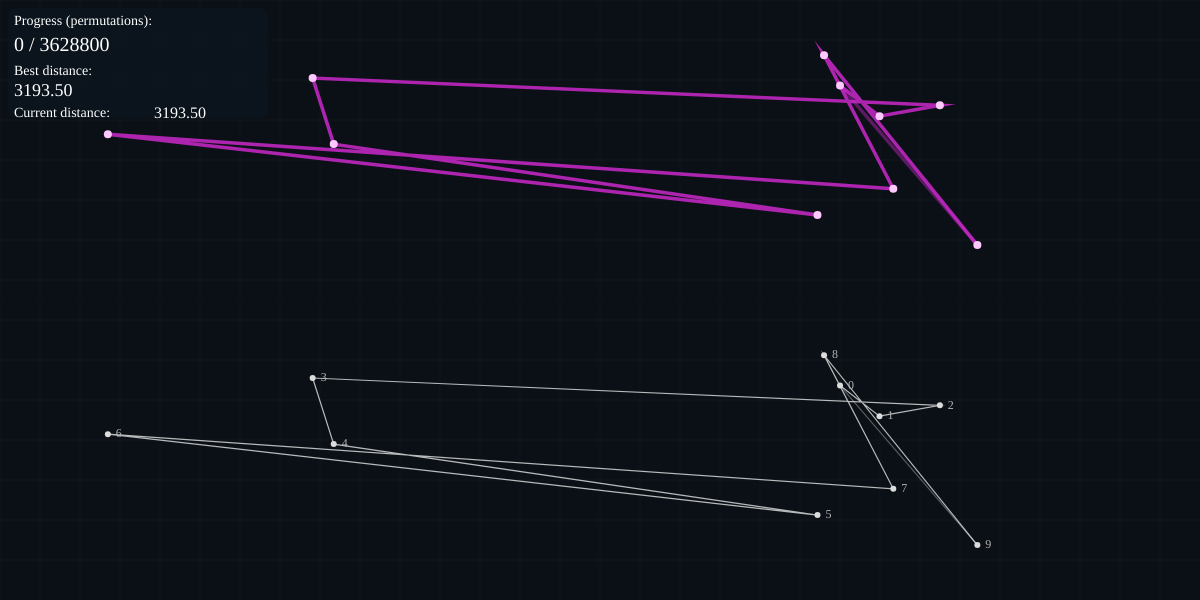
Frame 1 (no input)
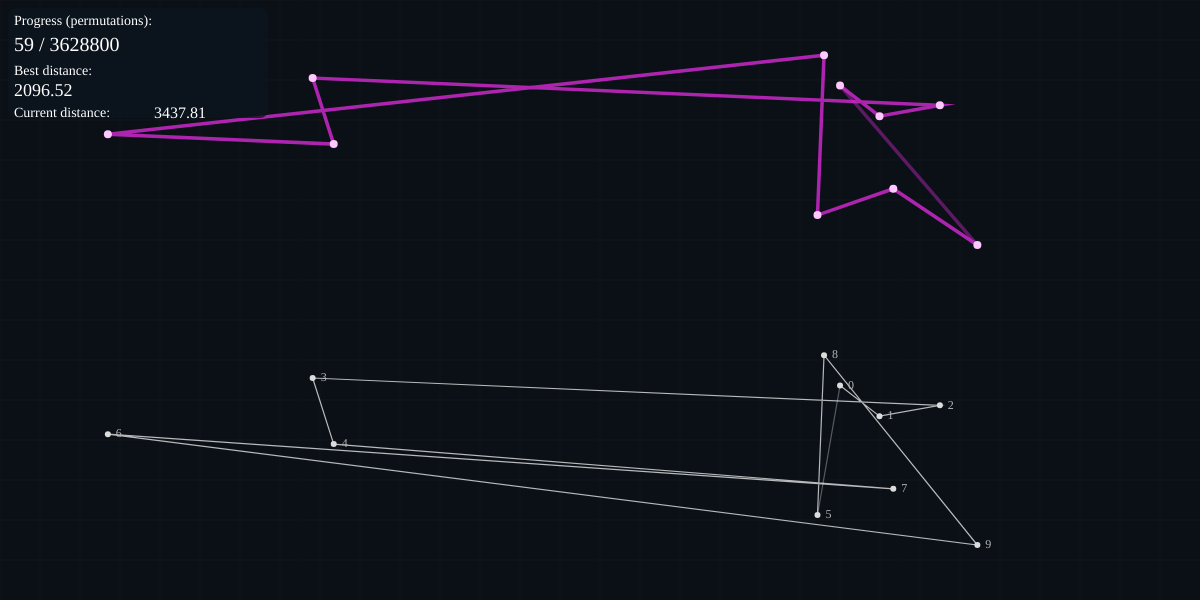
Frame 60 (no input)
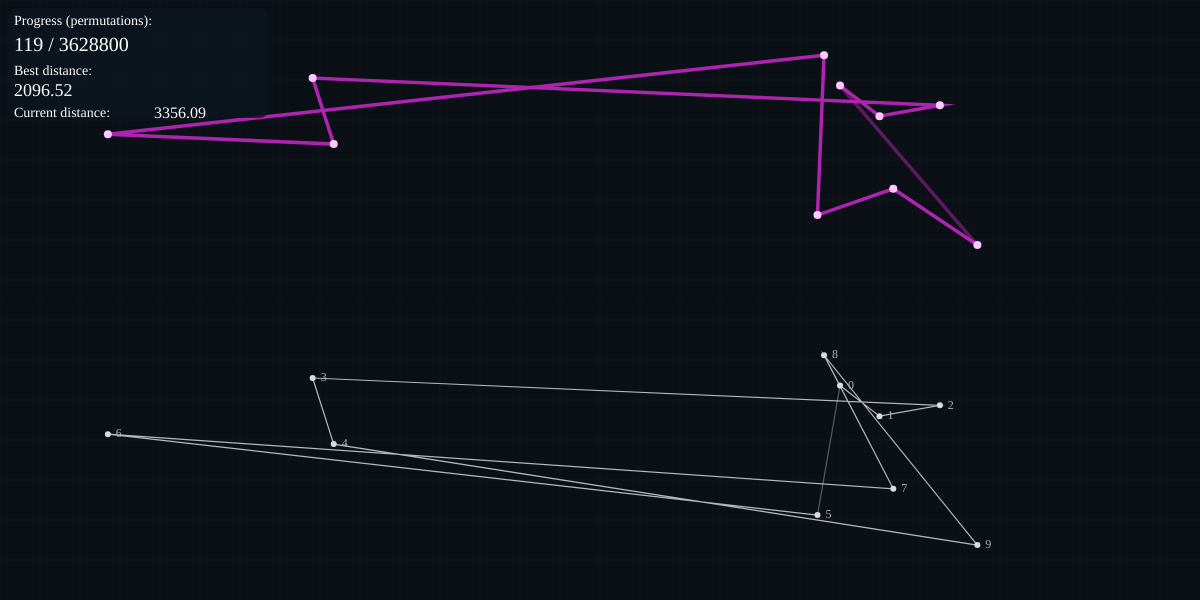
Frame 120 (the mouse pressed at the canvas centre since frame 60)

The p5.js sketch that drew these frames (run headless with seeded random() and noise() and a simulated clock; from frame 60 on, the mouse is pressed at the canvas centre):

// p5.js sketch
// ── sketch.js
// TSP (lexicographic order) — visuals enhanced, layout-friendly
// Algorithm logic kept as originally provided (next lexicographic permutation)

let cities = [];
let maxCities = 10;

let order = [];
let totalPermutation;
let count = 0;

let recordDistance;
let bestEver;

let canvasContainer; // DOM container
let canvasW, canvasH;

function setup() {
  // attach canvas to the right column container and size to it
  canvasContainer = document.getElementById('canvas-container');
  if (!canvasContainer) {
    canvasContainer = document.createElement('div');
    canvasContainer.id = 'canvas-container';
    document.body.appendChild(canvasContainer);
  }
  // use container's inner size
  canvasW = canvasContainer.clientWidth || 600;
  canvasH = canvasContainer.clientHeight || 600;

  // create canvas sized to fill the right column
  var cnv = createCanvas(canvasW, canvasH);
  cnv.parent('canvas-container');

  // initialize
  intializeCities();
  initializeOrder();

  recordDistance = calDistance(cities, order); // Initialize the record distance
  bestEver = order.slice(); // Store the best path
  totalPermutation = factorial(maxCities); // Compute total permutations

  // show actual city count in the left card
  const cityCountEl = document.getElementById('city-count');
  if (cityCountEl) cityCountEl.textContent = maxCities;
  textFont('Helvetica, Arial, sans-serif');
}

function windowResized() {
  // keep canvas sized to container
  if (canvasContainer) {
    canvasW = canvasContainer.clientWidth || 600;
    canvasH = canvasContainer.clientHeight || 600;
    resizeCanvas(canvasW, canvasH);
  }
}

function draw() {
  // subtle background grid for context
  background(10, 16, 22);
  drawGrid();

  // Draw best path at top area (magenta, bold)
  drawBestPath();

  // Draw current path at lower half (white thin)
  drawCurrentPath();

  // show cities on both halves
  drawCities();

  // compute distances and possibly update best
  let currentDist = calDistance(cities, order);
  if (currentDist < recordDistance) {
    recordDistance = currentDist;
    bestEver = order.slice(); // Update best ever path
  }

  // show textual info overlay
  displayProgress(currentDist);

  // next permutation
  generateNextOrder();
}

/* ----- Drawing helpers ----- */

function drawGrid() {
  stroke(255, 255, 255, 6);
  strokeWeight(1);
  for (let x = 0; x < width; x += 40) {
    line(x, 0, x, height);
  }
  for (let y = 0; y < height; y += 40) {
    line(0, y, width, y);
  }
  noStroke();
}

function intializeCities() {
  cities = [];
  // place cities in upper half and we'll mirror them for lower half drawing using same coords
  for (var i = 0; i < maxCities; i++) {
    let v = createVector(random(40, width - 40), random(40, height / 2 - 40));
    cities[i] = v;
  }
}

function initializeOrder() {
  order = [];
  for (var i = 0; i < maxCities; i++) {
    order.push(i);
  }
}

function drawCities() {
  // draw city markers for both top and bottom views
  for (let i = 0; i < cities.length; i++) {
    const c = cities[i];
    // top city marker (small)
    noStroke();
    fill(255, 200, 255);
    ellipse(c.x, c.y, 8, 8);

    // bottom mirrored marker (slightly dimmer)
    fill(220);
    ellipse(c.x, c.y + height / 2, 6, 6);

    // labels: small index near bottom marker for clarity
    fill(180);
    textSize(12);
    textAlign(LEFT, CENTER);
    text(i, c.x + 8, c.y + height / 2);
  }
}

function drawBestPath() {
  // draw best path (magenta) across the top half
  stroke(200, 40, 200, 220);
  strokeWeight(3.5);
  noFill();
  beginShape();
  for (let i = 0; i < bestEver.length; i++) {
    let n = bestEver[i];
    vertex(cities[n].x, cities[n].y);
  }
  endShape();
  // close loop visually
  stroke(200, 40, 200, 110);
  line(cities[bestEver[bestEver.length - 1]].x, cities[bestEver[bestEver.length - 1]].y,
       cities[bestEver[0]].x, cities[bestEver[0]].y);
}

function drawCurrentPath() {
  // draw current path (white, thin) in the lower half
  push();
  translate(0, height / 2);
  stroke(255, 255, 255, 180);
  strokeWeight(1.2);
  noFill();
  beginShape();
  for (let i = 0; i < order.length; i++) {
    let n = order[i];
    vertex(cities[n].x, cities[n].y); // same city coords but translated down
  }
  endShape();
  // close loop for current order
  stroke(255, 255, 255, 80);
  line(cities[order[order.length - 1]].x, cities[order[order.length - 1]].y,
       cities[order[0]].x, cities[order[0]].y);
  pop();
}

/* ----- Info overlay ----- */
function displayProgress(currentDist) {
  // top-left panel
  const pad = 14;
  noStroke();
  fill(12, 22, 30, 200);
  rect(pad - 6, pad - 6, 260, 110, 8);

  fill(255);
  textSize(14);
  textAlign(LEFT, TOP);
  text('Progress (permutations):', pad, pad);
  textSize(20);
  text(nf(count, 0, 0) + ' / ' + nf(totalPermutation, 0, 0), pad, pad + 22);

  textSize(14);
  text('Best distance:', pad, pad + 50);
  textSize(18);
  text(nf(recordDistance, 0, 2), pad, pad + 68);

  textSize(14);
  text('Current distance:', pad, pad + 92);
  textSize(16);
  text(nf(currentDist, 0, 2), pad + 140, pad + 92);
}

/* ----- Distance & permutation logic (kept from original) ----- */

function calDistance(points, orderArr) {
  var total = 0;
  for (let i = 0; i < orderArr.length - 1; i++) {
    let cityA = points[orderArr[i]];
    let cityB = points[orderArr[i + 1]];
    total += dist(cityA.x, cityA.y, cityB.x, cityB.y);
  }
  return total;
}

// Generates the next lexicographic order (kept same logic as provided)
function generateNextOrder() {
  count++;
  let largestI = -1;
  for (let i = 0; i < order.length - 1; i++) {
    if (order[i] < order[i + 1]) {
      largestI = i;
    }
  }

  // If no such 'i' is found, we've finished all permutations
  if (largestI === -1) {
    noLoop();
    console.log('Finished all permutations');
    return;
  }

  let largestJ = -1;
  for (let j = 0; j < order.length; j++) {
    if (order[largestI] < order[j]) {
      largestJ = j;
    }
  }

  swap(order, largestI, largestJ);

  let endArray = order.splice(largestI + 1);
  endArray.reverse();
  order = order.concat(endArray);
}

// Swaps two elements in an array
function swap(arr, i, j) {
  let temp = arr[i];
  arr[i] = arr[j];
  arr[j] = temp;
}

// Calculates the factorial of a number
function factorial(n) {
  if (n === 1) return 1;
  return n * factorial(n - 1);
}

// ── style.css
/* Minimal reset */
* { box-sizing: border-box; margin: 0; padding: 0; }

:root{
  --bg1: #07121a;
  --bg2: #113043;
  --card: rgba(255,255,255,0.03);
  --accent: #ffd166;
  --muted: #c7d2da;
}

html,body { height:100%; }

body{
  font-family: Inter, system-ui, -apple-system, "Segoe UI", Roboto, Arial;
  background: linear-gradient(160deg, var(--bg1) 0%, var(--bg2) 100%);
  color: #eef6fb;
  display:flex;
  align-items:center;
  justify-content:center;
  padding:20px;
  min-height:100vh;
}

/* Two-column layout fits viewport; left fixed, right flexible */
.layout{
  width: min(1100px, 96vw);
  height: calc(100vh - 40px);
  display: grid;
  grid-template-columns: 360px 1fr;
  gap: 20px;
  align-items: stretch;
}

/* Card base */
.card{
  background: var(--card);
  border-radius: 12px;
  padding: 18px;
  border: 1px solid rgba(255,255,255,0.03);
  box-shadow: 0 14px 30px rgba(0,0,0,0.55);
  overflow: hidden;
}

/* Left column: description */
.info h1{
  color: var(--accent);
  font-size: 1.4rem;
  margin-bottom: 8px;
}
.feynman{
  color: var(--muted);
  line-height: 1.5;
  font-size: 0.98rem;
  margin-bottom: 12px;
}
.notes{ color: rgba(255,255,255,0.75); font-size:0.92rem; margin-bottom:8px; }
.hint{ color: rgba(255,255,255,0.55); font-size:0.82rem; }

/* Right column: canvas stage */
.stage{
  display:flex;
  align-items:center;
  justify-content:center;
  padding: 8px;
}

/* Canvas container fills the column and the p5 canvas will be sized to it */
.canvas-wrap{
  width: 100%;
  height: 100%;
  display:flex;
  align-items:center;
  justify-content:center;
}

/* Rounded canvas and shadow; canvas sizing is handled by JS to exactly fill the container */
.canvas-wrap canvas{
  border-radius: 10px;
  display:block;
  box-shadow: 0 18px 40px rgba(0,0,0,0.6);
  background: linear-gradient(180deg, rgba(255,255,255,0.02), rgba(255,255,255,0.005));
}

/* Responsive: stack columns on narrow screens */
@media (max-width:820px){
  .layout{ grid-template-columns: 1fr; grid-template-rows: auto 1fr; height: calc(100vh - 20px); }
}
